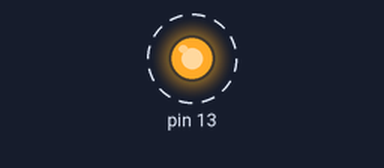
Simulated run of this sketch. Board: Arduino Uno, built with avr-gcc and run on an emulated ATmega328P. On the bench: output pins drawn as LEDs (lit = HIGH). Dashed ring = blinking.

Above: at 3.5 s.
Timing chart, 0 to 7.6 s (numbered marks = the images above):
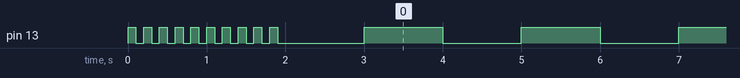

The sketch:

sketch_beacons.ino
```cpp
void setup() {
  // Setup LED pin
  pinMode(13, OUTPUT);

  // Rapid flash 10 times on startup - check
  for (int i = 0; i < 10; i++) {
    digitalWrite(13, HIGH);
    delay(100);
    digitalWrite(13, LOW);
    delay(100);
  }
  delay(1000);
}

void loop() {
  // Slow blink
  digitalWrite(13, HIGH);
  delay(1000);
  digitalWrite(13, LOW);
  delay(1000);
}
```

Measured:
- by itself, pin 13: goes 9 × (LOW 0.10 s, HIGH 0.10 s), 63 × (LOW 1.1 s, HIGH 1.0 s), LOW 1.0 s, then HIGH
